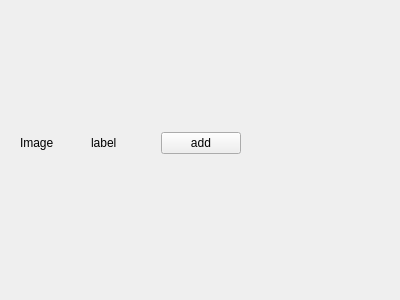
<?xml version="1.0" encoding="UTF-8"?>
<ui version="4.0">
 <class>Form</class>
 <widget class="QWidget" name="Form">
  <property name="geometry">
   <rect>
    <x>0</x>
    <y>0</y>
    <width>400</width>
    <height>300</height>
   </rect>
  </property>
  <property name="windowTitle">
   <string>Form</string>
  </property>
  <widget class="QWidget" name="">
   <property name="geometry">
    <rect>
     <x>20</x>
     <y>130</y>
     <width>221</width>
     <height>26</height>
    </rect>
   </property>
   <layout class="QHBoxLayout" name="horizontalLayout">
    <item>
     <widget class="QLabel" name="image">
      <property name="text">
       <string>Image</string>
      </property>
     </widget>
    </item>
    <item>
     <widget class="QLabel" name="label">
      <property name="text">
       <string>label</string>
      </property>
     </widget>
    </item>
    <item>
     <widget class="QPushButton" name="pushButton">
      <property name="text">
       <string>add</string>
      </property>
     </widget>
    </item>
   </layout>
  </widget>
 </widget>
 <resources/>
 <connections/>
</ui>
